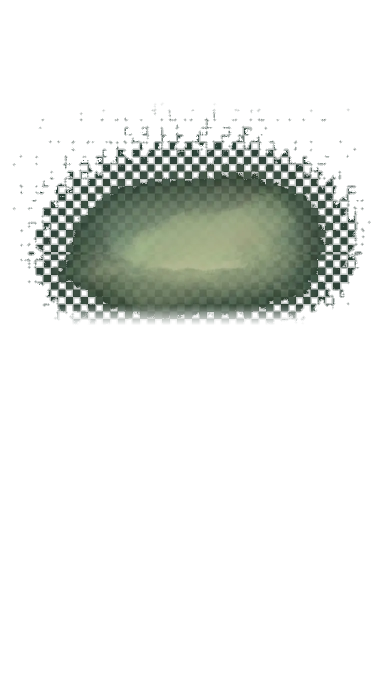
#> input picture app/src/main/assets/visual/forest_clearing.webp, 768 x 1376 px, given in place of forest_tree_outline.webp, which was not available (shown at 1/2 size)
$ python forest_asset_repair_v4.py
#> lines starting #> are read from the running program, lines starting #| are printed output that depends on the picture; pictures that were not available may be replaced by others from this repository, and a replacement may not be noted
#> in process_layer, rgba is the input picture: shape (1376, 768, 4); mean R, G, B, A 24.6, 42.3, 33.6, 38.2
#!/usr/bin/env python3
"""
v4 修复脚本 — 基于 v3 入包 webp 的 RGBA 做内容修正,不动现有入包文件。

策略:
- 直接读 v3 webp (RGBA), v3 的 alpha 已被 ZCode 接受且分布干净
- trunks: 底部 y>950 区域的 alpha 衰减到主体最大 alpha 的 35%,
  避免与 clearing overlay 叠加出"灰雾"棋盘格
- clearing: 顶部 y<200 和底部 y>650 区域的 alpha 强制为 0,
  把柔光收到中带 30-50% 高度,避免与 trunks 底部林间光叠加
- traveler: 不动 (程序绘制为正式方案, ASSETS.md 已声明), 仅生成检查图
- parallax 三层 (tree_outline / tree_trunks / leaf_path): 生成可平铺版本
  (左右边缘像素混合 + 3x 拼接预览 + 滚动预览)

零 API 调用。
"""

from __future__ import annotations

import json
from pathlib import Path
from typing import Tuple

import numpy as np
from PIL import Image
from scipy import ndimage as ndi

ROOT = Path(__file__).resolve().parents[4]
ASSETS = ROOT / "app" / "src" / "main" / "assets" / "visual"
RAW = ROOT / "design" / "assets" / "forest" / "raw"
OUT = ROOT / "design" / "assets" / "forest" / "candidates" / "v4"
OUT.mkdir(parents=True, exist_ok=True)

SRC_W, SRC_H = 768, 1376

LAYERS = {
    "forest_tree_outline": {"role": "parallax", "src": "v3_webp"},
    "forest_tree_trunks":  {"role": "parallax", "src": "v3_webp"},
    "forest_leaf_path":    {"role": "parallax", "src": "v3_webp"},
    "forest_light_shows":  {"role": "overlay", "src": "v3_webp"},
    "forest_clearing":     {"role": "overlay", "src": "v3_webp"},
}


def compose_on(rgba: np.ndarray, bg_rgb: Tuple[int, int, int]) -> np.ndarray:
    """RGBA uint8 + 纯色底 -> RGB uint8."""
#> called with bg_rgb = (6, 8, 6)
    rgb = rgba[..., :3].astype(np.float32)
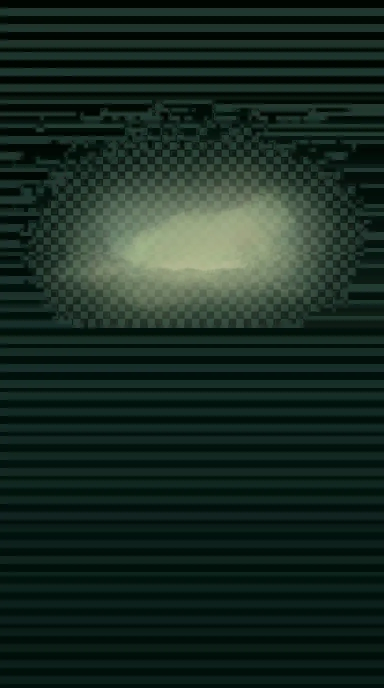
#> rgb: shape (1376, 768, 3) float32 (shown at 1/2 size); mean R, G, B 24.5, 42.3, 33.5
    a = rgba[..., 3:4].astype(np.float32) / 255.0
#> a: shape (1376, 768, 1) float32
    bg = np.array(bg_rgb, dtype=np.float32).reshape(1, 1, 3)
    return (rgb * a + bg * (1 - a)).clip(0, 255).astype(np.uint8)
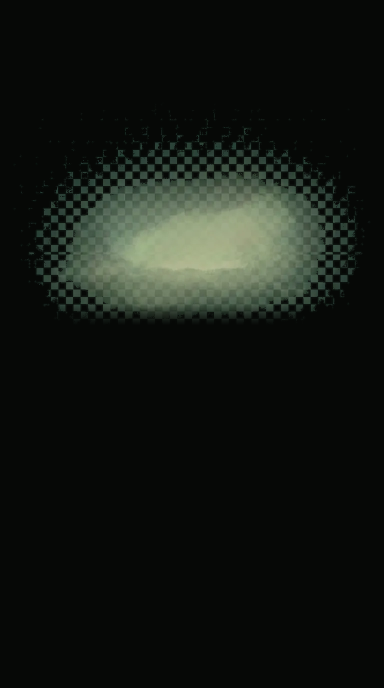
#> returned value: shape (1376, 768, 3) (shown at 1/2 size); mean of channels 0, 1, 2 19, 23.3, 18.3; drawn as R, G, B
#> call 4 of compose_on, with bg_rgb = (255, 0, 255)
#> in compose_on (call 4), `return (rgb * a + bg * (1 - a)).clip(0, 255).astype(np.uint8)`:
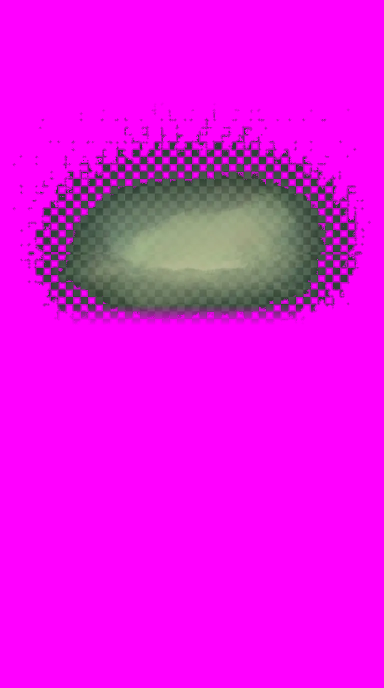
#> returned value: shape (1376, 768, 3) (shown at 1/2 size); mean of channels 0, 1, 2 230.7, 16.5, 230; drawn as R, G, B


# [46 lines left out: functions constrain_trunks_alpha, constrain_clearing_alpha, not called in this run]


def make_tileable(rgba: np.ndarray, overlap_px: int = 64) -> np.ndarray:
    """左右边缘像素混合, 让图可水平循环平铺."""
#> called with overlap_px = 64
    rgba = rgba.copy()
    h, w, _ = rgba.shape
#> h = 1376; w = 768
    ov = min(overlap_px, w // 2)
#> ov = 64
    if ov < 4:
        return rgba
    left = rgba[:, :ov, :].astype(np.float32)
    right = rgba[:, w - ov:, :].astype(np.float32)
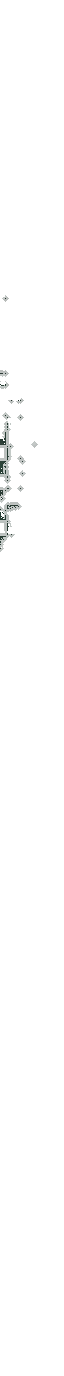
#> right: shape (1376, 64, 4) float32; mean R, G, B, A 12.3, 29.9, 23.6, 1.5; transparent parts drawn white
    ramp = np.linspace(0, 1, ov, dtype=np.float32).reshape(1, -1, 1)
#> ramp = 64 values from 0 to 1
    blended = left * (1 - ramp) + right * ramp
    rgba[:, :ov, :] = blended.clip(0, 255).astype(np.uint8)
    rgba[:, w - ov:, :] = blended.clip(0, 255).astype(np.uint8)
    return rgba


def save_seamless_preview(rgba: np.ndarray, repeats: int, path: Path,
                          bg_rgb: Tuple[int, int, int]) -> None:
    """3x 横向拼接预览 (投到 bg_rgb 底色)."""
#> called with repeats = 3, bg_rgb = (6, 8, 6)
    composed = compose_on(rgba, bg_rgb)
    h, w, _ = composed.shape
#> h = 1376; w = 768
    out = np.tile(composed, (1, repeats, 1))
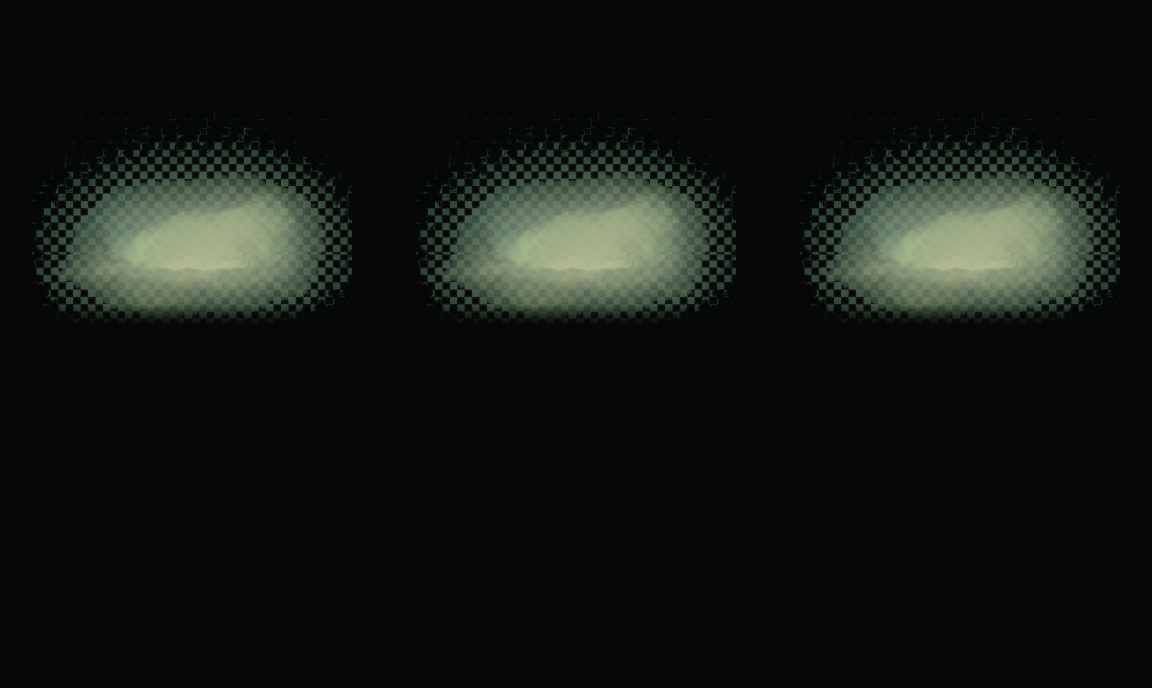
#> out: shape (1376, 2304, 3) (shown at 1/2 size); mean R, G, B 19, 23.3, 18.3
    Image.fromarray(out, "RGB").save(path, "JPEG", quality=85, optimize=True)


def save_scroll_preview(rgba: np.ndarray, scroll_px: int, path: Path,
                        canvas_w: int = 1080, canvas_h: int = 1920,
                        bg_rgb: Tuple[int, int, int] = (6, 8, 6)) -> None:
    """模拟滚动预览: 把图缩放到 canvas_h, 投到 bg_rgb, 取 scroll_px 偏移处一张 1080x1920."""
    h, w, _ = rgba.shape
    scale = canvas_h / h
    dst_w = int(w * scale)
    img = Image.fromarray(rgba, "RGBA").resize((dst_w, canvas_h), Image.LANCZOS)
    tile = np.array(img)
    # 重复到足够宽
    canvas = np.tile(tile, (1, (canvas_w + scroll_px) // dst_w + 2, 1))
    composed = compose_on(canvas, bg_rgb)
    sub = composed[:, scroll_px:scroll_px + canvas_w]
    Image.fromarray(sub, "RGB").save(path, "JPEG", quality=85, optimize=True)


def save_webp_lossy(rgba: np.ndarray, path: Path) -> None:
    """RGBA -> WebP (lossy, quality 80, 保留 alpha)."""
    Image.fromarray(rgba, "RGBA").save(path, "WEBP", quality=80, method=6, alpha_quality=80)


def save_png(rgba: np.ndarray, path: Path) -> None:
    Image.fromarray(rgba, "RGBA").save(path, "PNG", optimize=True)


def save_alpha_mask(rgba: np.ndarray, path: Path) -> None:
    a = rgba[..., 3]
    Image.fromarray(a, "L").save(path, "PNG", optimize=True)


def process_layer(name: str, role: str) -> dict:
    src_path = ASSETS / f"{name}.webp"
    rgba = np.array(Image.open(src_path).convert("RGBA"))
    info = {"name": name, "role": role, "src": str(src_path.relative_to(ROOT))}

    if name == "forest_tree_trunks":
        rgba = constrain_trunks_alpha(rgba)
    elif name == "forest_clearing":
        rgba = constrain_clearing_alpha(rgba)
    # 其他层直接复制 v3

    out_webp = OUT / "webp" / f"{name}.webp"
    out_png = OUT / "png" / f"{name}.png"
    save_webp_lossy(rgba, out_webp)
    save_png(rgba, out_png)
    save_alpha_mask(rgba, OUT / "alpha_mask" / f"{name}.png")

    # 三色底
    Image.fromarray(compose_on(rgba, (6, 8, 6)), "RGB").save(
        OUT / "alpha_on_void" / f"{name}.jpg", "JPEG", quality=85, optimize=True)
    Image.fromarray(compose_on(rgba, (0, 0, 0)), "RGB").save(
        OUT / "black_on" / f"{name}.jpg", "JPEG", quality=85, optimize=True)
    Image.fromarray(compose_on(rgba, (255, 255, 255)), "RGB").save(
        OUT / "white_on" / f"{name}.jpg", "JPEG", quality=85, optimize=True)
    Image.fromarray(compose_on(rgba, (255, 0, 255)), "RGB").save(
        OUT / "magenta_on" / f"{name}.jpg", "JPEG", quality=85, optimize=True)

    # parallax 三层做真拼接 + 滚动预览
    if role == "parallax":
        tileable = make_tileable(rgba, overlap_px=64)
        tile_webp = OUT / "webp" / f"{name}_tileable.webp"
        save_webp_lossy(tileable, tile_webp)
        save_seamless_preview(tileable, 3,
                              OUT / "seamless_tile" / f"{name}_x3.jpg", (6, 8, 6))
        # 滚动预览: 偏移 0、1/4、1/2、3/4 周期, 检验左右接缝
        for frac, tag in [(0.0, "0"), (0.25, "q1"), (0.5, "half"), (0.75, "q3")]:
            px = int(tileable.shape[1] * frac)
            save_scroll_preview(tileable, px,
                               OUT / "scroll_preview" / f"{name}_scroll_{tag}.jpg")
#> this loop made 4 passes
#> pass 1, in save_scroll_preview, `canvas = np.tile(tile, (1, (canvas_w + scroll_px) // dst_w + 2, 1))`:
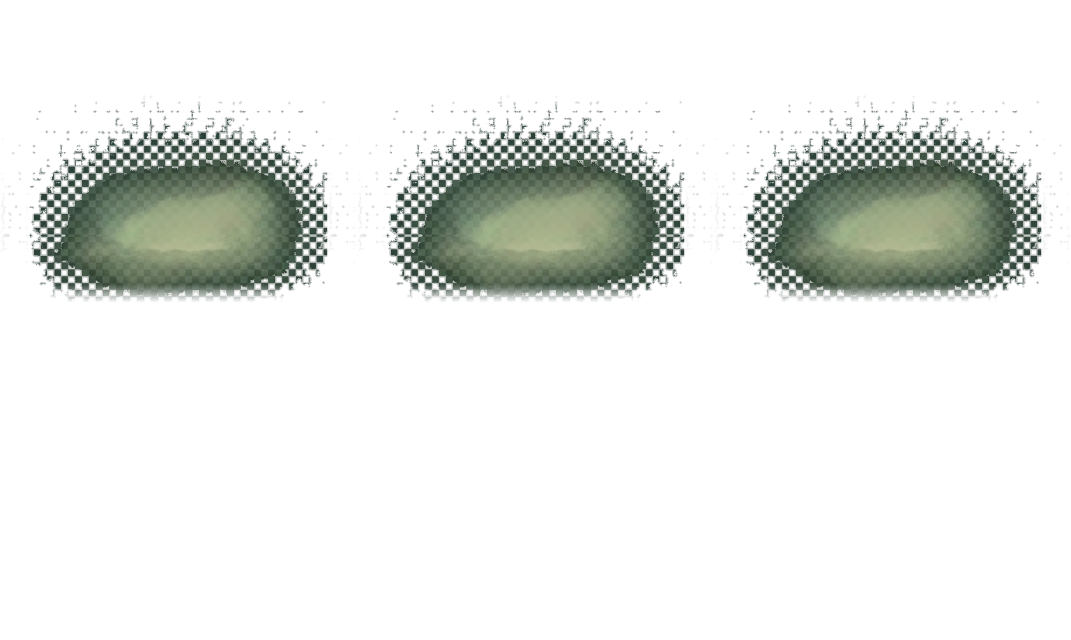
#> canvas: shape (1920, 3213, 4) (shown at 1/3 size); mean R, G, B, A 15, 18.3, 14.6, 38; transparent parts drawn white
#> pass 1, in compose_on (call 6), `a = rgba[..., 3:4].astype(np.float32) / 255.0`:
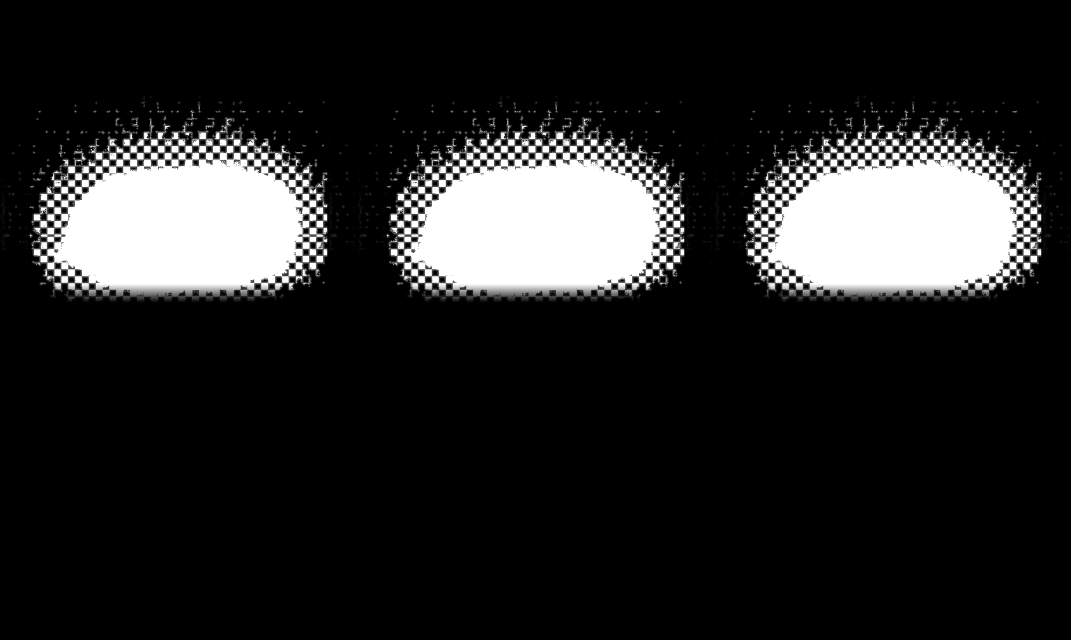
#> a: shape (1920, 3213, 1) float32 (shown at 1/3 size); min 0, max 1, mean 0.149

    info["out_png"] = str(out_png.relative_to(ROOT))
    info["out_webp"] = str(out_webp.relative_to(ROOT))
#> (the run stopped early here; a loop or call above may not have finished)

$ run again, on app/src/main/assets/visual/forest_tree_outline.webp
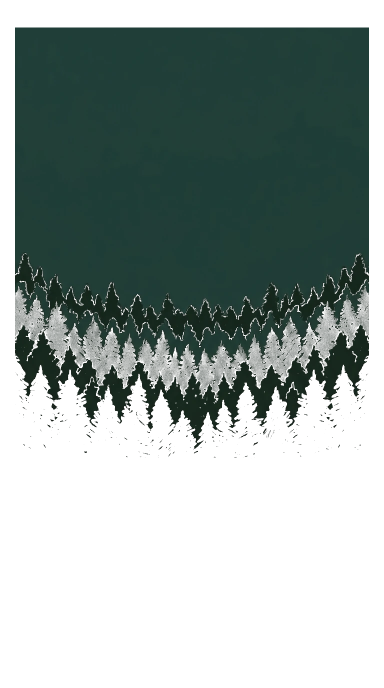
#> input picture app/src/main/assets/visual/forest_tree_outline.webp, 768 x 1376 px (shown at 1/2 size)
#> in process_layer, rgba is the input picture: shape (1376, 768, 4); mean R, G, B, A 19.4, 37.5, 30.5, 117.8
#> the loop in process_layer, `for frac, tag in [(0.0, "0"), (0.25, "q1"), (0.5, "half"), (0.75, "q3"..` made 4 passes
#> pass 1, in compose_on (call 6), `rgb = rgba[..., :3].astype(np.float32)`:
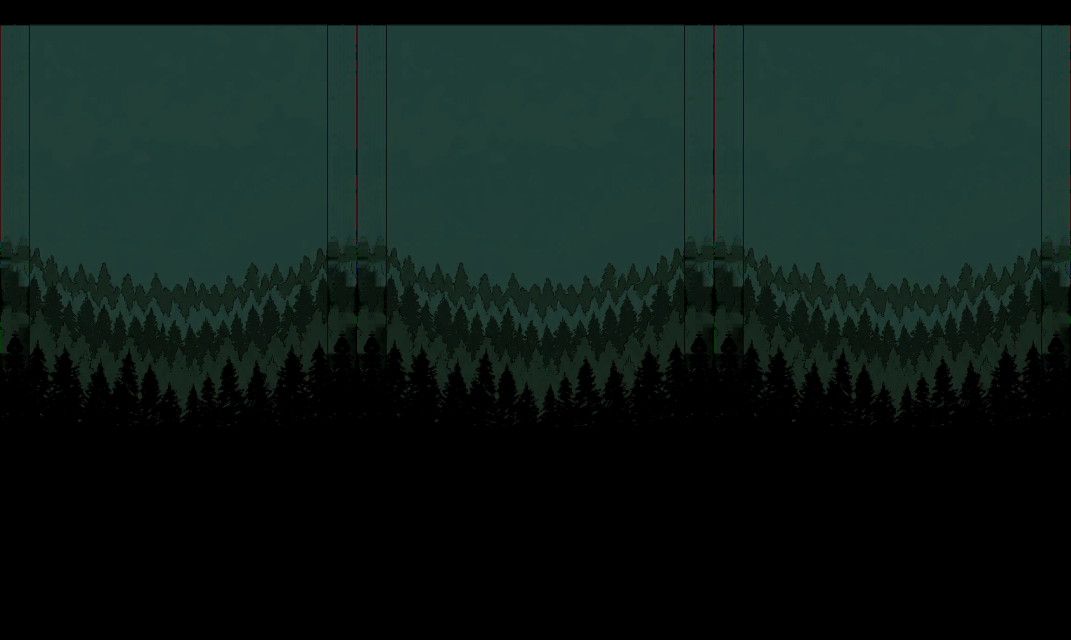
#> rgb: shape (1920, 3213, 3) float32 (shown at 1/3 size); mean R, G, B 15.4, 29.5, 25.6
#> pass 1, in compose_on (call 6), `a = rgba[..., 3:4].astype(np.float32) / 255.0`:
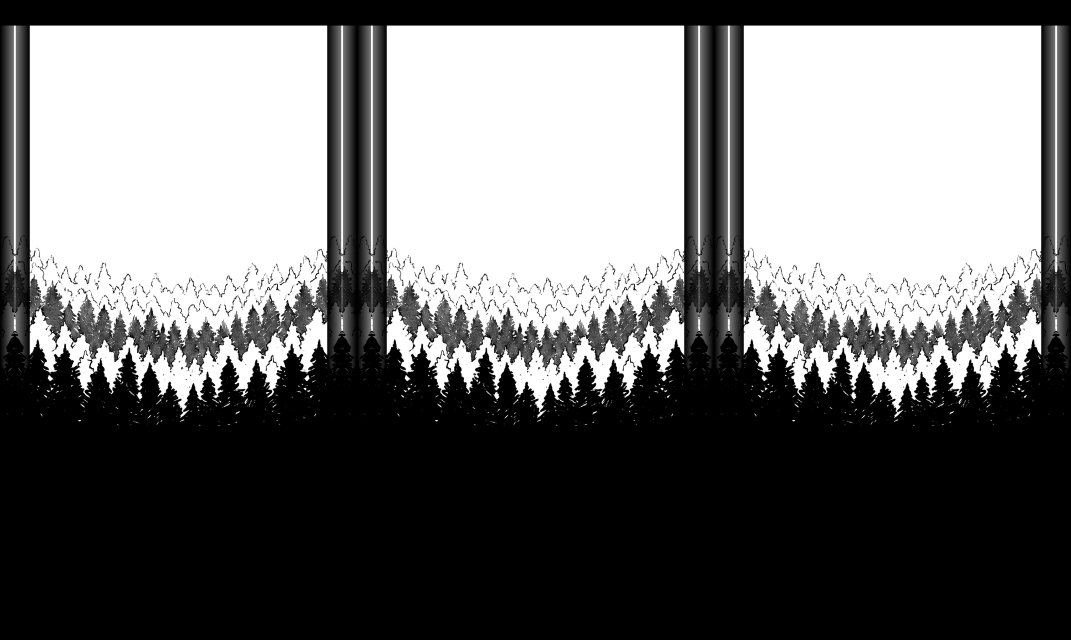
#> a: shape (1920, 3213, 1) float32 (shown at 1/3 size); min 0, max 1, mean 0.441
